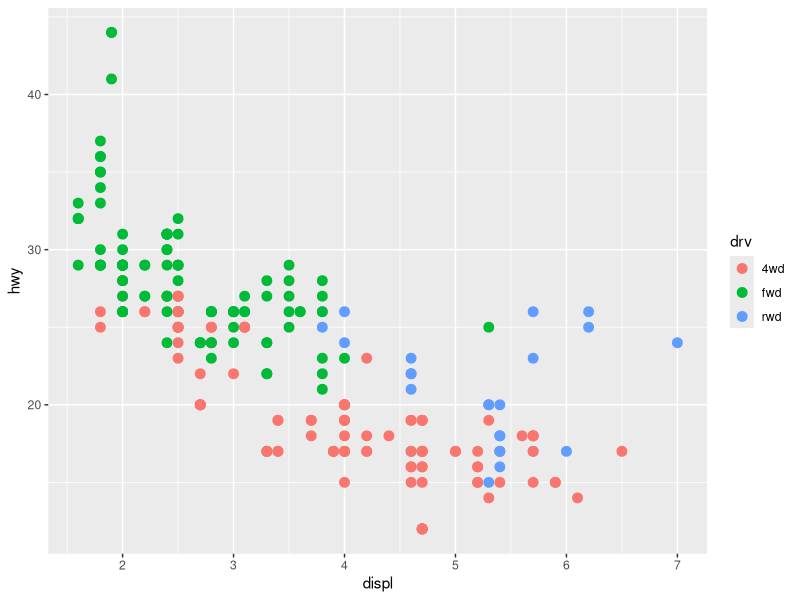
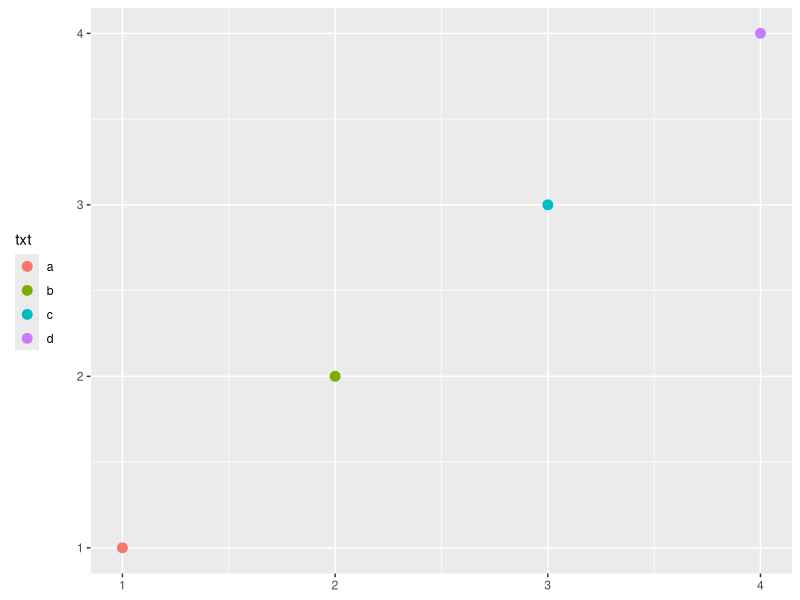
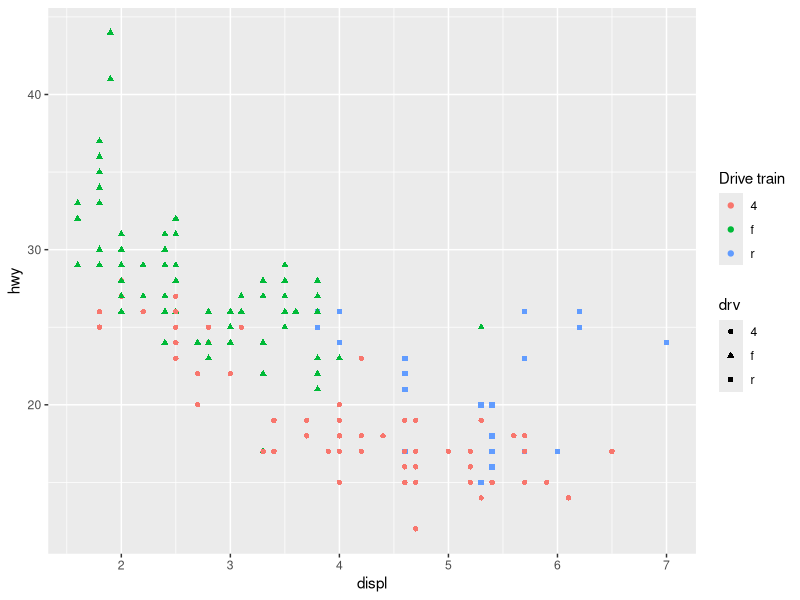
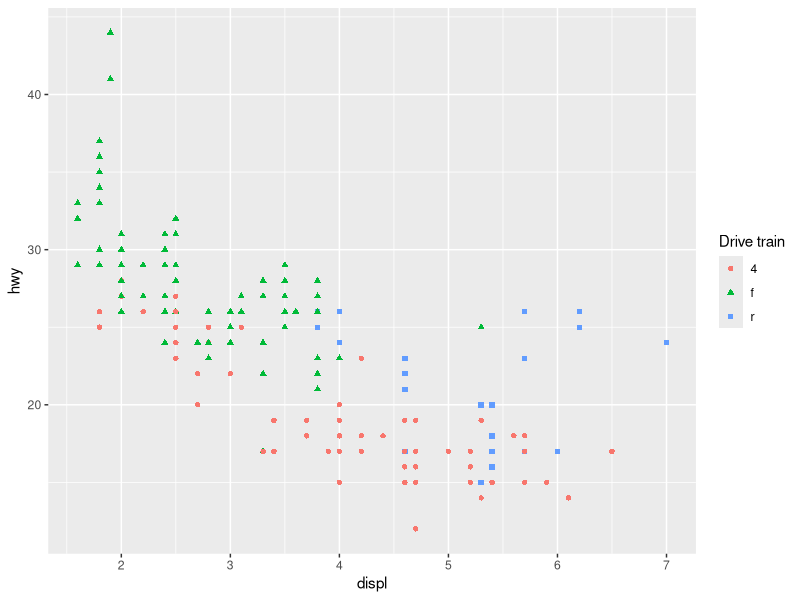
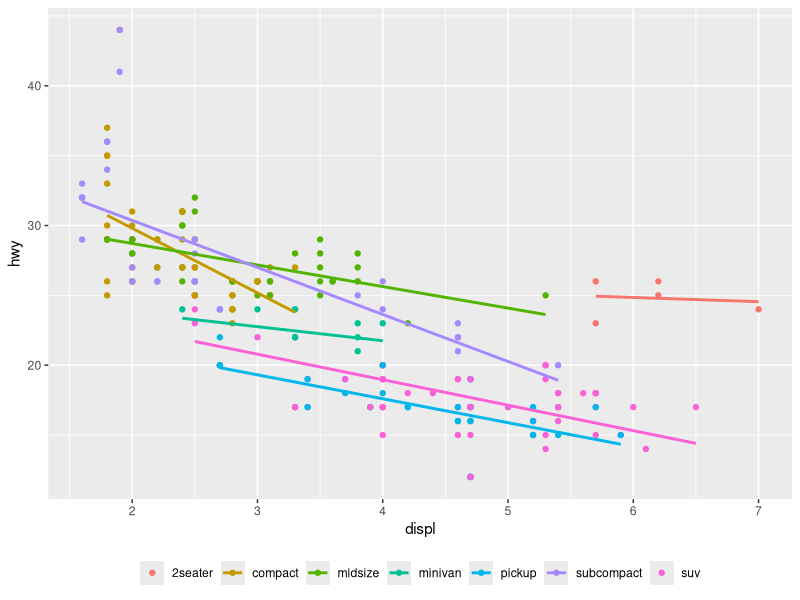

These charts were generated, in order, by the following R code:
## ---- chunk 1
library(tidyverse)

## ---- chunk 2

  ggplot(mpg, aes(displ, hwy, color = drv)) +
  geom_point(size = 3) +
  scale_color_discrete(labels = c("4wd", "fwd", "rwd"))


## ---- chunk 3

# given
toy <- data.frame(
  const = 1, 
  up = 1:4,
  txt = letters[1:4], 
  big = (1:4)*1000,
  log = c(2, 5, 10, 2000)
)

base <- ggplot(toy, aes(up, up)) + 
  geom_point(aes(colour = txt), size = 3) + 
  xlab(NULL) + 
  ylab(NULL)

base + theme(legend.position = "left")

## ---- chunk 4

# given
ggplot(mpg, aes(displ, hwy)) + 
  geom_point(aes(colour = drv, shape = drv)) + 
  scale_colour_discrete("Drive train")

# fixed
ggplot(mpg, aes(displ, hwy)) + 
  geom_point(aes(colour = drv, shape = drv)) + 
  labs(shape = "Drive train", colour = "Drive train")

# # alternative
# ggplot(mpg, aes(displ, hwy)) + 
#   geom_point(aes(colour = drv, shape = drv)) + 
#   scale_colour_discrete("Drive train") +
#   scale_shape_discrete("Drive train")
# # not as good since returns NAs


## ---- chunk 5

ggplot(mpg, aes(displ, hwy, colour = class)) +
  geom_point() +
  geom_smooth(method = "lm", se = FALSE, formula = y~x) +

  # to put legend in single row
  guides(colour = guide_legend(nrow = 1,
                               override.aes = list(linetype = c(0,1,1,1,1,1,0)))) +
  # to put legend at bottom
  theme(legend.position = "bottom",
        # to remove legend title
        legend.title = element_blank())

# likely need to drop limits instead to remove 2seater and SUV from legend
# how can we do this??

